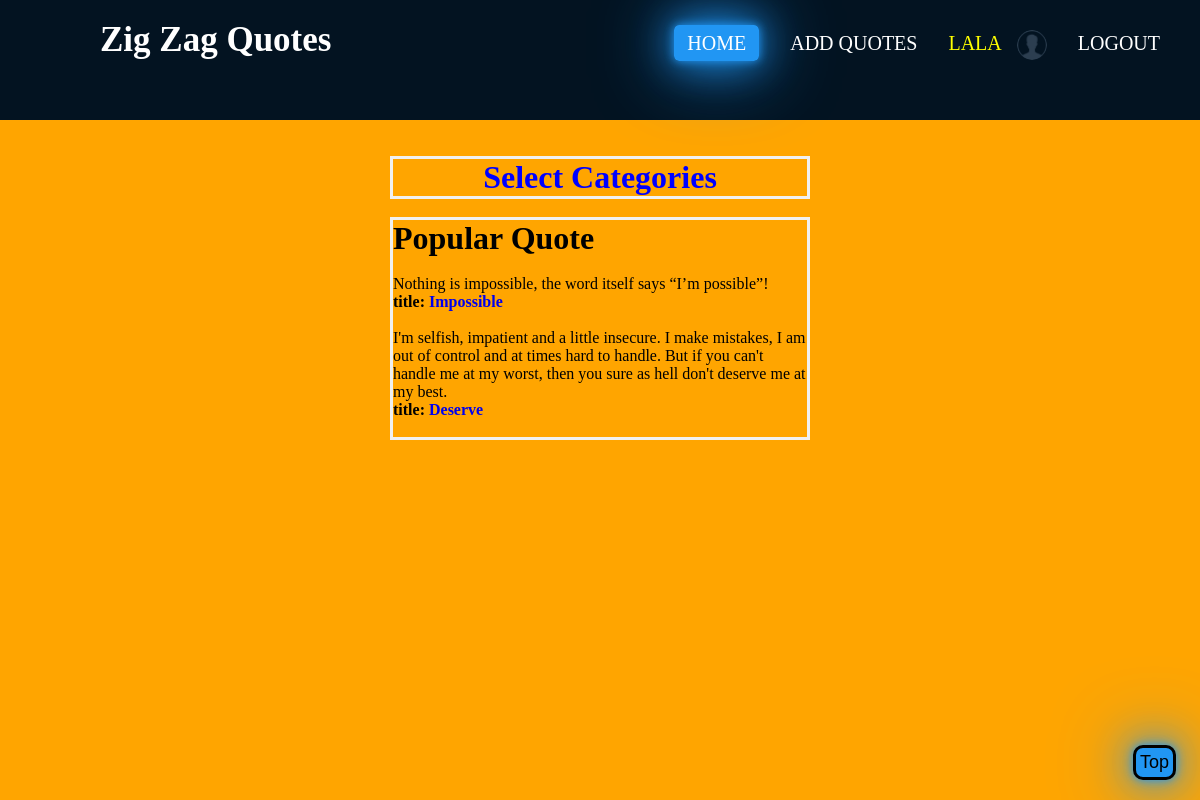
/categories/Popular Quote/ (signed in), run on the app's committed database.
### quotes/models.py (models this page shows, shortened)
class Profile(models.Model):
    profile_pic = models.ImageField(default="profile.png", upload_to='images/', blank=True, null=True)
    user = models.OneToOneField(settings.AUTH_USER_MODEL, on_delete=models.CASCADE)
    bio = models.CharField(max_length=250, default="I am")
    date_of_birth = models.DateField(blank=True, null=True)
    facebook_url = models.CharField(max_length=250, null=True, blank=True)
    youtube_url = models.CharField(max_length=250, null=True, blank=True)
    twitter_url = models.CharField(max_length=250, null=True, blank=True)
    linkedin_url = models.CharField(max_length=250, null=True, blank=True)
    instagram_url = models.CharField(max_length=250, null=True, blank=True)

class Quote(models.Model):
    author = models.ForeignKey(settings.AUTH_USER_MODEL, on_delete=models.CASCADE, related_name='quotes')
    title = models.CharField(max_length=250)
    body = models.TextField()
    users_like = models.ManyToManyField(settings.AUTH_USER_MODEL, related_name='Quotes_liked', blank=True)
    time = models.DateTimeField(auto_now_add=True, db_index=True)
    category = models.CharField(max_length=250, default='Popular Quote')

### quotes/views.py (the view)
# urls.py: path('categories/<str:category>/', views.Categories, name='categories'),
def Categories(request, category):
    categories = Quote.objects.filter(category=category.replace('-', ' ').title())
    if not categories:
        categories = Quote.objects.filter(category=category.replace('-', ' '))
    elif not categories:
        categories = Quote.objects.filter(category=category.replace('-', ' ').capitalize())
    if not categories: categories = Quote.objects.filter(category=category.replace('-', ' ').upper())
    category_list = Quote.objects.values("category").distinct()
    return render(request, "quotes/categories.html",
                  {'category': category.replace('-', ' ').title(), 'categories': categories, 'category_list': category_list})

### quotes/templates/quotes/categories.html (shortened to what this page needs)
{% extends "home_layout.html" %}
{% block category %}
     <h1 style="color:blue; text-align: center;">Select Categories</h1>
{% endblock %}
{% block content %}
{% if categories %}
    <h1>{{category}}</h1><br>
    {% for quote in categories %}
         <blockquote >{{quote.body}}</blockquote>
         <h4>title: <a  href="{% url 'quotes:quote_detail' quote.pk quote.category|slugify %}">{{quote.title}}</a></h4><br>
    {% endfor %}
{% else %}
    <h2>This Page Doesn't Exit</h2>
{% endif %}
{% endblock %}

### quotes/templates/home_layout.html (shortened to what this page needs)
{% load static %}
<html>
{% load static %}
<head>
</head>
<body>
<nav>
    <small class="logo"><a class="active" href="{% url 'quotes:home' %}" style="color:white;box-shadow:none;background:none;">Zig Zag Quotes</a></small>
    <ul>
        <li><a class="active" href="{% url 'quotes:home' %}">home</a></li>
        <li><a href="{% url 'quotes:add_quotes' %}">Add Quotes</a></li>
        {% if request.user.is_authenticated %}
            <li><a  href="{% url 'profile_page' user.profile.id %}" style="color: yellow; box-shadow:none; padding:0; background: none;">
                {{user.username}}&ensp;
                {% if user.profile.profile_pic %}<img class="image1" src="{{user.profile.profile_pic.url}}">
                {% else %}<img class="image1" src="{% static 'profile.png' %}">
                {% endif %}
            </a></li>
            <li><a href="{% url 'logout' %}">Logout</a></li>
        {% else %}
            <li><a href="{% url 'login' %}">Log-in</a></li>
            <li><a href="{% url 'register' %}">Register</a></li>
        {% endif %}
    </ul>
</nav><br>
     <br>
    <div class="category">
    <div class="dropdown">
        {% block category %}
        {% endblock %}
     </div></div><br>
    <div class="content">
        {% block content %}
        {% endblock %}
     </div><br><br><br>
     <br>
<button onclick="topFunction()" id="myBtn" title="Go to top">Top</button>
</body>
</html>

### quotes/templates/home_layout.html (style rules this page uses)
* { padding: 0; margin: 0; text-decoration: none; list-style: none; box-sizing: border-box; }
body { background: orange; }
nav { background: #031321; height: 120px; width: 100% }
small.logo { color: white; font-size: 35px; line-height: 80px; padding: 0 100px; font-weight: bold; }
nav ul { float: right; margin-right: 20px; padding: 30px 0 0 0; }
nav ul li { display: inline-block; line-height: 20px; margin: 0 7px; }
nav ul li a { color: white; font-size: 20px; padding: 7px 13px; border-radius: 5px; text-decoration: none; text-transform: uppercase; }
#myBtn { display: block; position: fixed; bottom: 20px; right: 2%; cursor: pointer; }
.active, #myBtn, a:hover { background: #2196f3; box-shadow: 0 0 10px #2196f3, 0 0 40px #2196f3, 0 0 80px #2196f3; transition: .5s; }
.image1 { vertical-align: middle; width: 30px; height: 30px; border-radius: 50%; }
input, button, label { border-radius: 10px; border: none; padding: 4px; color: #000; background-color: #6633FF; font-size: 18px; }

### quotes/templates/quotes/categories.html (style rules this page uses)
.category { max-width: 420px; margin: auto; border: 3px solid #f1f1f1; }
button { border-radius: 10px; border-style: solid; color: black; background-color: white; margin-left: 10px; }
.content { max-width: 420px; margin: auto; border: 3px solid #f1f1f1;a }

### data on the page
Quote: body "Nothing is impossible, the word itself says “I’m possible”!", title "Impossible"
Quote: body "I'm selfish, impatient and a little insecure. I make mistakes, I am out of control and at times hard to handle. But if you can't handle me at my worst, then you sure as hell don't deserve me at my best.", title "Deserve"

### other printed values
{{ user.username }} "LALA"
{{ category }} "Popular Quote"
